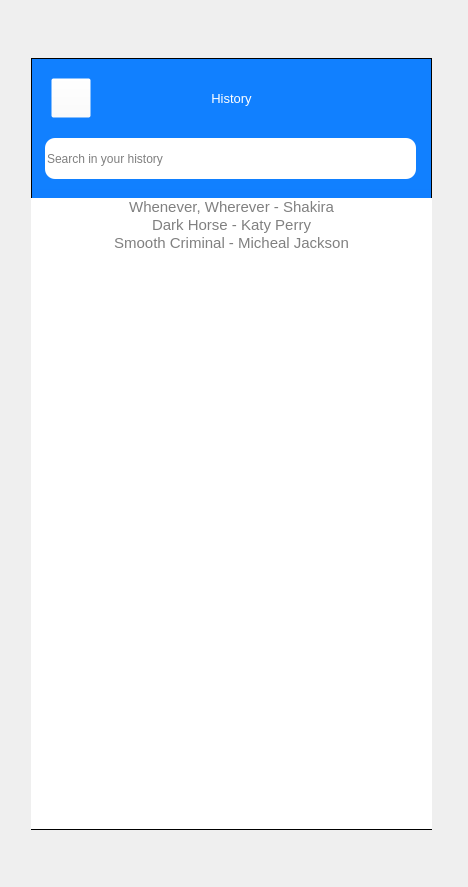
<?xml version="1.0" encoding="UTF-8"?>
<ui version="4.0">
 <class>MAIN</class>
 <widget class="QWidget" name="MAIN">
  <property name="geometry">
   <rect>
    <x>0</x>
    <y>0</y>
    <width>468</width>
    <height>887</height>
   </rect>
  </property>
  <property name="minimumSize">
   <size>
    <width>468</width>
    <height>887</height>
   </size>
  </property>
  <property name="maximumSize">
   <size>
    <width>468</width>
    <height>887</height>
   </size>
  </property>
  <property name="windowTitle">
   <string>Apollo</string>
  </property>
  <widget class="QLabel" name="label">
   <property name="geometry">
    <rect>
     <x>0</x>
     <y>0</y>
     <width>463</width>
     <height>901</height>
    </rect>
   </property>
   <property name="minimumSize">
    <size>
     <width>463</width>
     <height>901</height>
    </size>
   </property>
   <property name="maximumSize">
    <size>
     <width>463</width>
     <height>901</height>
    </size>
   </property>
   <property name="text">
    <string/>
   </property>
   <property name="pixmap">
    <pixmap>img/phone.png</pixmap>
   </property>
   <property name="scaledContents">
    <bool>true</bool>
   </property>
  </widget>
  <widget class="QFrame" name="historyFrame">
   <property name="geometry">
    <rect>
     <x>31</x>
     <y>58</y>
     <width>401</width>
     <height>772</height>
    </rect>
   </property>
   <property name="styleSheet">
    <string notr="true">background: qlineargradient(spread:pad, x1:0, y1:1, x2:0, y2:0, stop:0.0738636 #205AFF, stop:0.840909 #1180FF);</string>
   </property>
   <property name="frameShape">
    <enum>QFrame::StyledPanel</enum>
   </property>
   <property name="frameShadow">
    <enum>QFrame::Raised</enum>
   </property>
   <widget class="QPushButton" name="historyBackBut">
    <property name="geometry">
     <rect>
      <x>20</x>
      <y>20</y>
      <width>40</width>
      <height>40</height>
     </rect>
    </property>
    <property name="styleSheet">
     <string notr="true">background-color: rgba(255, 255, 255, 0);</string>
    </property>
    <property name="text">
     <string/>
    </property>
    <property name="icon">
     <iconset>
      <normaloff>img/back.png</normaloff>img/back.png</iconset>
    </property>
    <property name="iconSize">
     <size>
      <width>30</width>
      <height>30</height>
     </size>
    </property>
   </widget>
   <widget class="QLabel" name="historyTopLabel">
    <property name="geometry">
     <rect>
      <x>0</x>
      <y>30</y>
      <width>401</width>
      <height>21</height>
     </rect>
    </property>
    <property name="font">
     <font>
      <family>Microsoft YaHei UI</family>
      <pointsize>10</pointsize>
     </font>
    </property>
    <property name="styleSheet">
     <string notr="true">background: rgb(0,0,0,0);
color:white;</string>
    </property>
    <property name="text">
     <string>History</string>
    </property>
    <property name="alignment">
     <set>Qt::AlignCenter</set>
    </property>
   </widget>
   <widget class="QLineEdit" name="historyLineEdit">
    <property name="geometry">
     <rect>
      <x>14</x>
      <y>80</y>
      <width>371</width>
      <height>41</height>
     </rect>
    </property>
    <property name="styleSheet">
     <string notr="true">background:white;
border-radius:10px;</string>
    </property>
    <property name="maxLength">
     <number>32766</number>
    </property>
    <property name="placeholderText">
     <string>Search in your history</string>
    </property>
   </widget>
   <widget class="QPushButton" name="historySearchBut">
    <property name="geometry">
     <rect>
      <x>343</x>
      <y>85</y>
      <width>31</width>
      <height>28</height>
     </rect>
    </property>
    <property name="styleSheet">
     <string notr="true">background:white;
border:0px;</string>
    </property>
    <property name="text">
     <string/>
    </property>
    <property name="icon">
     <iconset>
      <normaloff>img/search.png</normaloff>img/search.png</iconset>
    </property>
   </widget>
   <widget class="QListWidget" name="historySongList">
    <property name="geometry">
     <rect>
      <x>0</x>
      <y>140</y>
      <width>401</width>
      <height>631</height>
     </rect>
    </property>
    <property name="font">
     <font>
      <family>Yu Gothic UI</family>
      <pointsize>11</pointsize>
     </font>
    </property>
    <property name="styleSheet">
     <string notr="true">background:white;
color:gray;
border:0px;</string>
    </property>
    <item>
     <property name="text">
      <string>Whenever, Wherever - Shakira</string>
     </property>
     <property name="textAlignment">
      <set>AlignCenter</set>
     </property>
    </item>
    <item>
     <property name="text">
      <string>Dark Horse - Katy Perry</string>
     </property>
     <property name="textAlignment">
      <set>AlignCenter</set>
     </property>
    </item>
    <item>
     <property name="text">
      <string>Smooth Criminal - Micheal Jackson</string>
     </property>
     <property name="textAlignment">
      <set>AlignCenter</set>
     </property>
    </item>
   </widget>
   <zorder>historyTopLabel</zorder>
   <zorder>historyLineEdit</zorder>
   <zorder>historySearchBut</zorder>
   <zorder>historySongList</zorder>
   <zorder>historyBackBut</zorder>
  </widget>
 </widget>
 <resources/>
 <connections/>
</ui>
